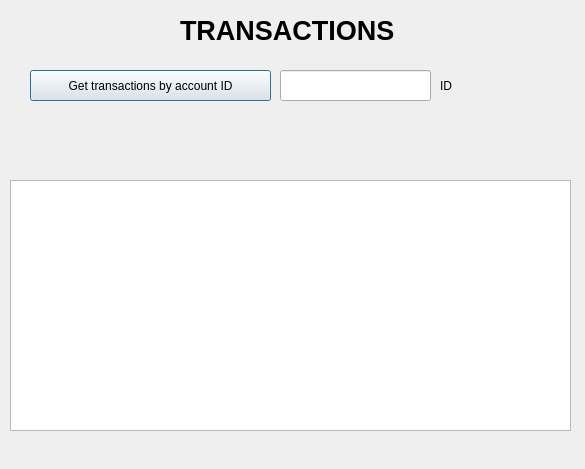
<?xml version="1.0" encoding="UTF-8"?>
<ui version="4.0">
 <class>transactionwindow</class>
 <widget class="QDialog" name="transactionwindow">
  <property name="geometry">
   <rect>
    <x>0</x>
    <y>0</y>
    <width>585</width>
    <height>469</height>
   </rect>
  </property>
  <property name="windowTitle">
   <string>Dialog</string>
  </property>
  <widget class="QLabel" name="title">
   <property name="geometry">
    <rect>
     <x>180</x>
     <y>10</y>
     <width>511</width>
     <height>41</height>
    </rect>
   </property>
   <property name="font">
    <font>
     <pointsize>20</pointsize>
     <bold>true</bold>
    </font>
   </property>
   <property name="text">
    <string>TRANSACTIONS</string>
   </property>
  </widget>
  <widget class="QLabel" name="hint1">
   <property name="geometry">
    <rect>
     <x>440</x>
     <y>70</y>
     <width>71</width>
     <height>31</height>
    </rect>
   </property>
   <property name="text">
    <string>ID</string>
   </property>
  </widget>
  <widget class="QLineEdit" name="textAccountId">
   <property name="geometry">
    <rect>
     <x>280</x>
     <y>70</y>
     <width>151</width>
     <height>31</height>
    </rect>
   </property>
  </widget>
  <widget class="QPushButton" name="btnGetTransactionsById">
   <property name="geometry">
    <rect>
     <x>30</x>
     <y>70</y>
     <width>241</width>
     <height>31</height>
    </rect>
   </property>
   <property name="text">
    <string>Get transactions by account ID</string>
   </property>
  </widget>
  <widget class="QTableView" name="tableTransactions">
   <property name="geometry">
    <rect>
     <x>10</x>
     <y>180</y>
     <width>561</width>
     <height>251</height>
    </rect>
   </property>
  </widget>
  <widget class="QLabel" name="labelInfo">
   <property name="geometry">
    <rect>
     <x>30</x>
     <y>120</y>
     <width>531</width>
     <height>31</height>
    </rect>
   </property>
   <property name="text">
    <string/>
   </property>
  </widget>
 </widget>
 <resources/>
 <connections/>
</ui>
